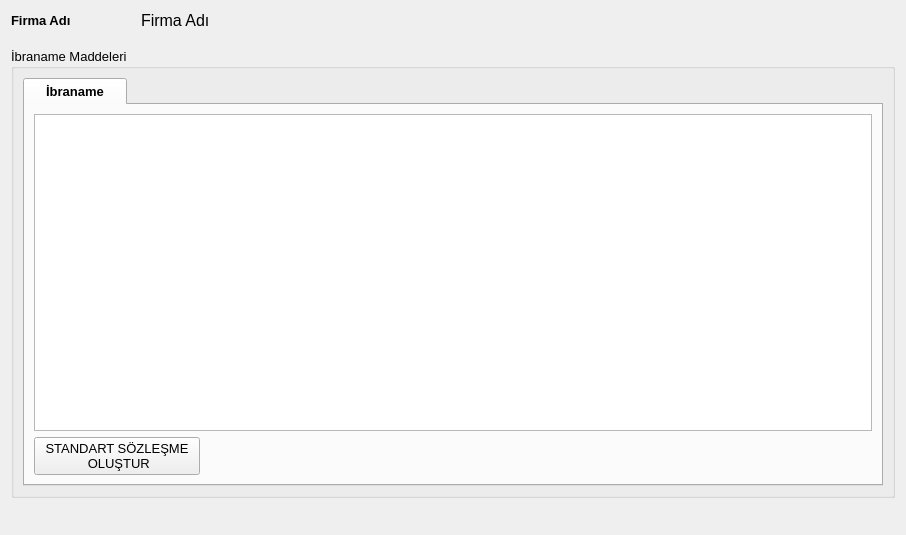
<?xml version="1.0" encoding="UTF-8"?>
<ui version="4.0">
 <class>PRS_IBRANAME_MADDELERI_BATCH</class>
 <widget class="QDialog" name="PRS_IBRANAME_MADDELERI_BATCH">
  <property name="geometry">
   <rect>
    <x>0</x>
    <y>0</y>
    <width>906</width>
    <height>535</height>
   </rect>
  </property>
  <property name="sizePolicy">
   <sizepolicy hsizetype="Expanding" vsizetype="Expanding">
    <horstretch>0</horstretch>
    <verstretch>0</verstretch>
   </sizepolicy>
  </property>
  <property name="minimumSize">
   <size>
    <width>600</width>
    <height>350</height>
   </size>
  </property>
  <property name="font">
   <font>
    <pointsize>10</pointsize>
   </font>
  </property>
  <property name="windowTitle">
   <string>Sözleşme</string>
  </property>
  <property name="windowIcon">
   <iconset resource="../k9_icons.qrc">
    <normaloff>:/k9_icons/K9_ICONS/hizmet_ikonu.png</normaloff>:/k9_icons/K9_ICONS/hizmet_ikonu.png</iconset>
  </property>
  <layout class="QGridLayout" name="gridLayout_4" rowstretch="5,2,75,10" columnstretch="50,10">
   <property name="sizeConstraint">
    <enum>QLayout::SetNoConstraint</enum>
   </property>
   <item row="0" column="0" colspan="2">
    <layout class="QHBoxLayout" name="horizontalLayout_6" stretch="3,10,10">
     <item>
      <widget class="QLabel" name="label_firma_adi_2">
       <property name="sizePolicy">
        <sizepolicy hsizetype="Expanding" vsizetype="Fixed">
         <horstretch>0</horstretch>
         <verstretch>0</verstretch>
        </sizepolicy>
       </property>
       <property name="minimumSize">
        <size>
         <width>0</width>
         <height>0</height>
        </size>
       </property>
       <property name="font">
        <font>
         <weight>75</weight>
         <bold>true</bold>
        </font>
       </property>
       <property name="text">
        <string>Firma Adı 	  </string>
       </property>
      </widget>
     </item>
     <item>
      <widget class="QLabel" name="label_firma_adi">
       <property name="sizePolicy">
        <sizepolicy hsizetype="Expanding" vsizetype="Fixed">
         <horstretch>0</horstretch>
         <verstretch>0</verstretch>
        </sizepolicy>
       </property>
       <property name="font">
        <font>
         <pointsize>12</pointsize>
        </font>
       </property>
       <property name="text">
        <string>Firma Adı</string>
       </property>
      </widget>
     </item>
     <item>
      <spacer name="horizontalSpacer_4">
       <property name="sizePolicy">
        <sizepolicy hsizetype="Minimum" vsizetype="Minimum">
         <horstretch>0</horstretch>
         <verstretch>0</verstretch>
        </sizepolicy>
       </property>
       <property name="orientation">
        <enum>Qt::Horizontal</enum>
       </property>
       <property name="sizeHint" stdset="0">
        <size>
         <width>103</width>
         <height>17</height>
        </size>
       </property>
      </spacer>
     </item>
    </layout>
   </item>
   <item row="1" column="0">
    <spacer name="verticalSpacer_4">
     <property name="sizePolicy">
      <sizepolicy hsizetype="Minimum" vsizetype="Expanding">
       <horstretch>0</horstretch>
       <verstretch>0</verstretch>
      </sizepolicy>
     </property>
     <property name="orientation">
      <enum>Qt::Vertical</enum>
     </property>
     <property name="sizeType">
      <enum>QSizePolicy::Expanding</enum>
     </property>
     <property name="sizeHint" stdset="0">
      <size>
       <width>20</width>
       <height>10</height>
      </size>
     </property>
    </spacer>
   </item>
   <item row="2" column="0" colspan="2">
    <widget class="QGroupBox" name="group_box_ibraname_maddeleri">
     <property name="sizePolicy">
      <sizepolicy hsizetype="Expanding" vsizetype="Expanding">
       <horstretch>0</horstretch>
       <verstretch>0</verstretch>
      </sizepolicy>
     </property>
     <property name="title">
      <string>İbraname Maddeleri</string>
     </property>
     <layout class="QGridLayout" name="gridLayout_3">
      <item row="0" column="0">
       <widget class="QTabWidget" name="tab_widget_sozlesme">
        <property name="sizePolicy">
         <sizepolicy hsizetype="Expanding" vsizetype="Expanding">
          <horstretch>0</horstretch>
          <verstretch>0</verstretch>
         </sizepolicy>
        </property>
        <property name="font">
         <font>
          <weight>75</weight>
          <bold>true</bold>
         </font>
        </property>
        <property name="currentIndex">
         <number>0</number>
        </property>
        <widget class="QWidget" name="tab">
         <attribute name="title">
          <string>   İbraname   </string>
         </attribute>
         <layout class="QGridLayout" name="gridLayout" rowstretch="50,10" columnstretch="10,40">
          <item row="1" column="1">
           <spacer name="horizontalSpacer_2">
            <property name="orientation">
             <enum>Qt::Horizontal</enum>
            </property>
            <property name="sizeHint" stdset="0">
             <size>
              <width>40</width>
              <height>20</height>
             </size>
            </property>
           </spacer>
          </item>
          <item row="1" column="0">
           <widget class="QPushButton" name="push_button_standart_ibraname_maddeleri_olustur">
            <property name="sizePolicy">
             <sizepolicy hsizetype="Expanding" vsizetype="Fixed">
              <horstretch>0</horstretch>
              <verstretch>0</verstretch>
             </sizepolicy>
            </property>
            <property name="font">
             <font>
              <weight>50</weight>
              <bold>false</bold>
             </font>
            </property>
            <property name="toolTip">
             <string/>
            </property>
            <property name="text">
             <string>STANDART SÖZLEŞME
 OLUŞTUR</string>
            </property>
            <property name="iconSize">
             <size>
              <width>30</width>
              <height>30</height>
             </size>
            </property>
            <property name="autoDefault">
             <bool>false</bool>
            </property>
           </widget>
          </item>
          <item row="0" column="0" colspan="2">
           <widget class="QLimitedTextEdit" name="text_edit_ibraname_maddeleri"/>
          </item>
         </layout>
        </widget>
       </widget>
      </item>
     </layout>
    </widget>
   </item>
   <item row="3" column="0">
    <spacer name="horizontalSpacer">
     <property name="sizePolicy">
      <sizepolicy hsizetype="Minimum" vsizetype="Minimum">
       <horstretch>0</horstretch>
       <verstretch>0</verstretch>
      </sizepolicy>
     </property>
     <property name="orientation">
      <enum>Qt::Horizontal</enum>
     </property>
     <property name="sizeHint" stdset="0">
      <size>
       <width>40</width>
       <height>20</height>
      </size>
     </property>
    </spacer>
   </item>
   <item row="3" column="1">
    <widget class="QWidget" name="widget_batch_buttons" native="true">
     <property name="sizePolicy">
      <sizepolicy hsizetype="Expanding" vsizetype="Fixed">
       <horstretch>0</horstretch>
       <verstretch>0</verstretch>
      </sizepolicy>
     </property>
    </widget>
   </item>
  </layout>
 </widget>
 <customwidgets>
  <customwidget>
   <class>QLimitedTextEdit</class>
   <extends>QTextEdit</extends>
   <header>QLimitedTextEdit.h</header>
  </customwidget>
 </customwidgets>
 <tabstops>
  <tabstop>tab_widget_sozlesme</tabstop>
  <tabstop>text_edit_ibraname_maddeleri</tabstop>
  <tabstop>push_button_standart_ibraname_maddeleri_olustur</tabstop>
 </tabstops>
 <resources>
  <include location="../k9_icons.qrc"/>
 </resources>
 <connections/>
</ui>
